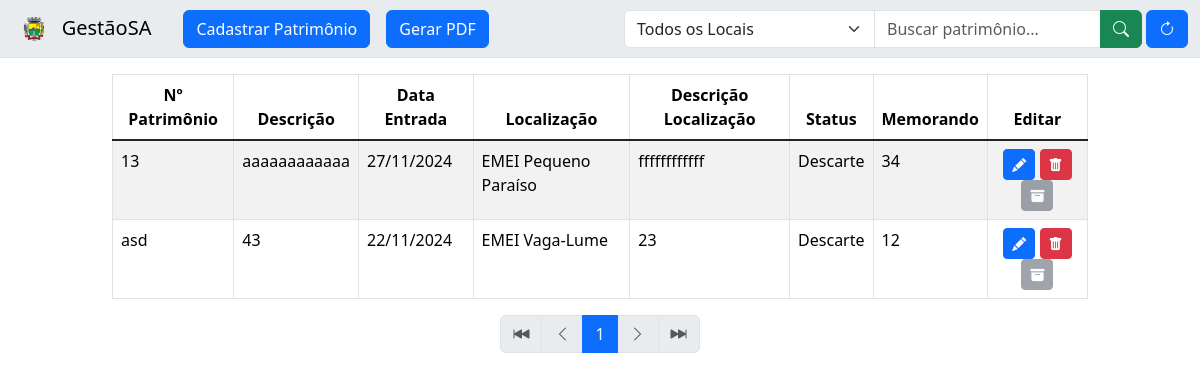
/, run on an earlier commit of the app's database.
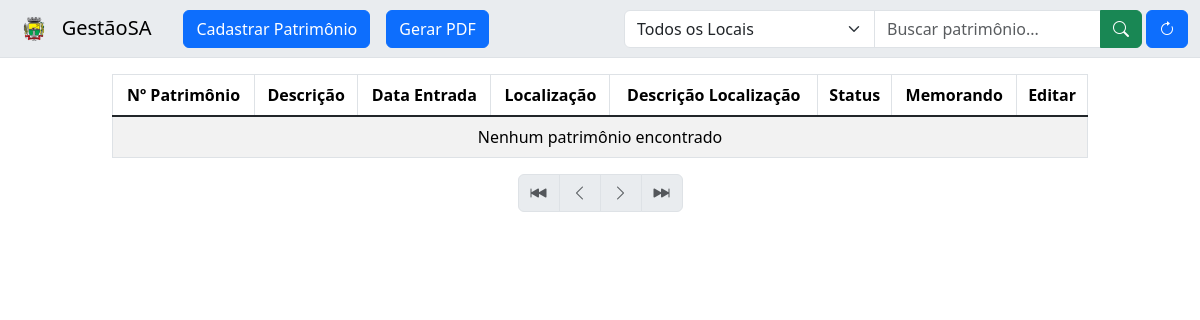
And on a later commit of the database.
### tables this page shows
CREATE TABLE `patrimonio` (
  `N_Patrimonio` varchar(20) NOT NULL,
  `Descricao` text NOT NULL,
  `Data_Entrada` date NOT NULL,
  `Localizacao` set('EMEI Pequeno Paraíso','EMEI Vaga-Lume','EMEI Vovó Amália','EMEF Sol Nascente','EMEF Rui Barbosa','EMEF Antônio João','EMEF São João','EMEF Antônio Liberato','SME') NOT NULL,
  `Descricao_Localizacao` varchar(500) NOT NULL,
  `Status` set('Tombado','Descarte') NOT NULL,
  `Memorando` varchar(30) DEFAULT NULL
);

### index.php (the view, shortened to what this page needs)
<!doctype html>
<html lang="pt-BR">
<head>
  <link href="https://cdn.jsdelivr.net/npm/bootstrap@5.3.3/dist/css/bootstrap.min.css" rel="stylesheet"
>
  <link rel="stylesheet" href="https://cdn.jsdelivr.net/npm/bootstrap-icons@1.11.3/font/bootstrap-icons.min.css">
</head>
<body>
  <nav class="navbar bg-body-secondary border-bottom sticky-top">
    <div class="container-fluid d-flex">
      <a class="navbar-brand" href="#">
        <img src="./assets/logoPrefeituraSA.png" alt="Logo Prefeitura" height="30" class="d-inline-block align-text-top">
        GestãoSA
      </a>
      <button class="btn btn-primary ms-3" type="button" data-bs-toggle="modal" data-bs-target="#ModalCadastrarPatrimonio">
        Cadastrar Patrimônio
      </button>
      <button class="btn btn-primary ms-3" type="button" data-bs-toggle="modal" data-bs-target="#ModalGerarPDF">
        Gerar PDF
      </button>
      <form class="d-flex ms-auto" method="GET">
        <div class="input-group mx-1">
          <select class="form-select" name="local_filtro">
            <option value="">Todos os Locais</option>
          </select>
          <input class="form-control" type="search" name="search" placeholder="Buscar patrimônio..." value="<?php echo isset($_GET['search']) ? $_GET['search'] : ''; ?>">
          <button class="btn btn-success" type="submit" title="Buscar"><i class="bi bi-search"></i></button>
        </div>
      </form>
      <form method="POST">
        <button class="btn btn-primary" name="reload" type="submit" title='Recarregar tabela'><i class="bi bi-arrow-clockwise"></i></button>
      </form>
    </div>
  </nav>
  <div class="container-fluid">
    <div class="row justify-content-center">
      <div class="col-10">
        <table class='table table-bordered mt-3 table-striped' id="table">
          <thead class="text-center">
            <tr>
              <th scope='col'>Nº Patrimônio</th>
              <th scope='col'>Descrição</th>
              <th scope='col'>Data Entrada</th>
              <th scope='col'>Localização</th>
              <th scope='col'>Descrição Localização</th>
              <th scope='col'>Status</th>
              <th scope='col'>Memorando</th>
              <th scope='col'>Editar</th>
            </tr>
          </thead>
          <tbody class='table-group-divider'>
            <?php
            include 'db_connection.php';
            try {
                $conn = open_connection();
                $page = isset($_GET['page']) ? max(1, (int)$_GET['page']) : 1;
                $limit = 15;
                $search = isset($_GET['search']) ? $_GET['search'] : '';
                $local_filtro = isset($_GET['local_filtro']) ? $_GET['local_filtro'] : '';
                $offset = ($page - 1) * $limit;
                $where_conditions = [];
                $where = count($where_conditions) ? " WHERE " . implode(" AND ", $where_conditions) : "";
                $sql_count = "SELECT COUNT(*) AS total FROM patrimonio" . $where;
                $result_count = mysqli_query($conn, $sql_count);
                $row_count = mysqli_fetch_assoc($result_count);
                $total = $row_count['total'];
                $total_pages = ceil($total / $limit);
                $sql = "SELECT * FROM patrimonio" . $where . " LIMIT $offset, $limit";
                $result = mysqli_query($conn, $sql);
                if (mysqli_num_rows($result) > 0) {
                    while ($row = mysqli_fetch_assoc($result)) {
                        $dataEntrada = date('d/m/Y', strtotime($row['Data_Entrada']));
                        echo "<tr>";
                        echo "<td>" . $row['N_Patrimonio'] . "</td>";
                        echo "<td>" . $row['Descricao'] . "</td>";
                        echo "<td>" . $dataEntrada . "</td>";
                        echo "<td>" . $row['Localizacao'] . "</td>";
                        echo "<td>" . $row['Descricao_Localizacao'] . "</td>";
                        echo "<td>" . $row['Status'] . "</td>";
                        echo "<td>" . $row['Memorando'] . "</td>";
                        if ($row['Status'] === 'Tombado') {
                            echo "<td class='text-center'>
                                  <button class='btn btn-primary btn-sm' title='Editar'
                                    onclick=\"abrirModalEditar('{$row['N_Patrimonio']}', '{$row['Descricao']}', '{$row['Data_Entrada']}', '{$row['Localizacao']}', '{$row['Descricao_Localizacao']}', '{$row['Status']}', '{$row['Memorando']}')\">
                                    <i class='bi bi-pencil-fill'></i>
                                  </button>
                                  <button class='btn btn-danger btn-sm' title='Excluir'
                                    onclick=\"abrirModalExcluir('{$row['N_Patrimonio']}', '{$row['Descricao']}', '{$row['Data_Entrada']}', '{$row['Localizacao']}', '{$row['Descricao_Localizacao']}', '{$row['Status']}', '{$row['Memorando']}')\">
                                    <i class='bi bi-trash-fill'></i>
                                  </button>
                                  <button class='btn btn-warning btn-sm' title='Descarte'
                                    onclick=\"abrirModalDescarte('{$row['N_Patrimonio']}', '{$row['Descricao']}', '{$row['Data_Entrada']}', '{$row['Localizacao']}', '{$row['Descricao_Localizacao']}', '{$row['Memorando']}')\">
                                    <i class='bi bi-archive-fill'></i>
                                  </button>
                                </td>";
                        } else {
                            echo "<td class='text-center'>
                                  <button class='btn btn-primary btn-sm' title='Editar'
                                    onclick=\"abrirModalEditar('{$row['N_Patrimonio']}', '{$row['Descricao']}', '{$row['Data_Entrada']}', '{$row['Localizacao']}', '{$row['Descricao_Localizacao']}', '{$row['Status']}', '{$row['Memorando']}')\">
                                    <i class='bi bi-pencil-fill'></i>
                                  </button>
                                  <button class='btn btn-danger btn-sm' title='Excluir'
                                    onclick=\"abrirModalExcluir('{$row['N_Patrimonio']}', '{$row['Descricao']}', '{$row['Data_Entrada']}', '{$row['Localizacao']}', '{$row['Descricao_Localizacao']}', '{$row['Status']}', '{$row['Memorando']}')\">
                                    <i class='bi bi-trash-fill'></i>
                                  </button>
                                  <button class='btn btn-secondary btn-sm' title='Patrimônio já descartado' disabled>
                                    <i class='bi bi-archive-fill'></i>
                                  </button>
                                </td>";
                        }
                        echo "</tr>";
                    }
                } else {
                    echo "<tr><td colspan='8' class='text-center'>Nenhum patrimônio encontrado</td></tr>";
                }
            } catch (Exception $e) {
                if (isset($conn)) {close_connection($conn);}
                echo "<tr><td colspan='8' class='text-center text-danger'>Erro ao exibir registros: " . $e->getMessage() . "</td></tr>";
            }
            ?>
          </tbody>
        </table>
        <nav>
          <?php
          echo '<ul class="pagination justify-content-center mt-3">
                <li class="page-item ' . (($page <= 1) ? 'disabled' : '') . '">
                <a class="page-link" href="?page=1&search=' . urlencode($search) . '&local_filtro=' . urlencode($local_filtro) . '" title="Primeira"><i class="bi bi-skip-backward-fill"></i></a>
                </li>
                <li class="page-item ' . (($page <= 1) ? 'disabled' : '') . '">
                <a class="page-link" href="?page=' . ($page - 1) . '&search=' . urlencode($search) . '&local_filtro=' . urlencode($local_filtro) . '" title="Voltar"><i class="bi bi-chevron-left"></i></a>
                </li>';
          $start_page = max(1, $page - 2);
          $end_page = min($total_pages, $page + 2);
          for ($i = $start_page; $i <= $end_page; $i++) {
            echo '<li class="page-item ' . (($i == $page) ? 'active' : '') . '">
                  <a class="page-link" href="?page=' . $i . '&search=' . urlencode($search) . '&local_filtro=' . urlencode($local_filtro) . '">' . $i . '</a>
                  </li>';
          }
          echo '<li class="page-item ' . (($page >= $total_pages) ? 'disabled' : '') . '">
                <a class="page-link" href="?page=' . ($page + 1) . '&search=' . urlencode($search) . '&local_filtro=' . urlencode($local_filtro) . '" title="Avançar"><i class="bi bi-chevron-right"></i></a>
                </li>
                <li class="page-item ' . (($page >= $total_pages) ? 'disabled' : '') . '">
                <a class="page-link" href="?page=' . $total_pages . '&search=' . urlencode($search) . '&local_filtro=' . urlencode($local_filtro) . '" title="Última"><i class="bi bi-skip-forward-fill"></i></a>
                </li>
                </ul>';
          ?>
        </nav>
      </div>
    </div>
  </div>
</body>
</html>

What changed in the data, as far as the page shows it:
removed patrimonio: N_Patrimonio "13", Descricao "aaaaaaaaaaaa", Data_Entrada "27/11/2024", Localizacao "EMEI Pequeno Paraíso", Descricao_Localizacao "ffffffffffff", Status "Descarte", Memorando "34"
removed patrimonio: N_Patrimonio "asd", Descricao "43", Data_Entrada "22/11/2024", Localizacao "EMEI Vaga-Lume", Descricao_Localizacao "23", Status "Descarte", Memorando "12"
Also different on the page:
text now shown: "Nenhum patrimônio encontrado"
list line gone: "1"
